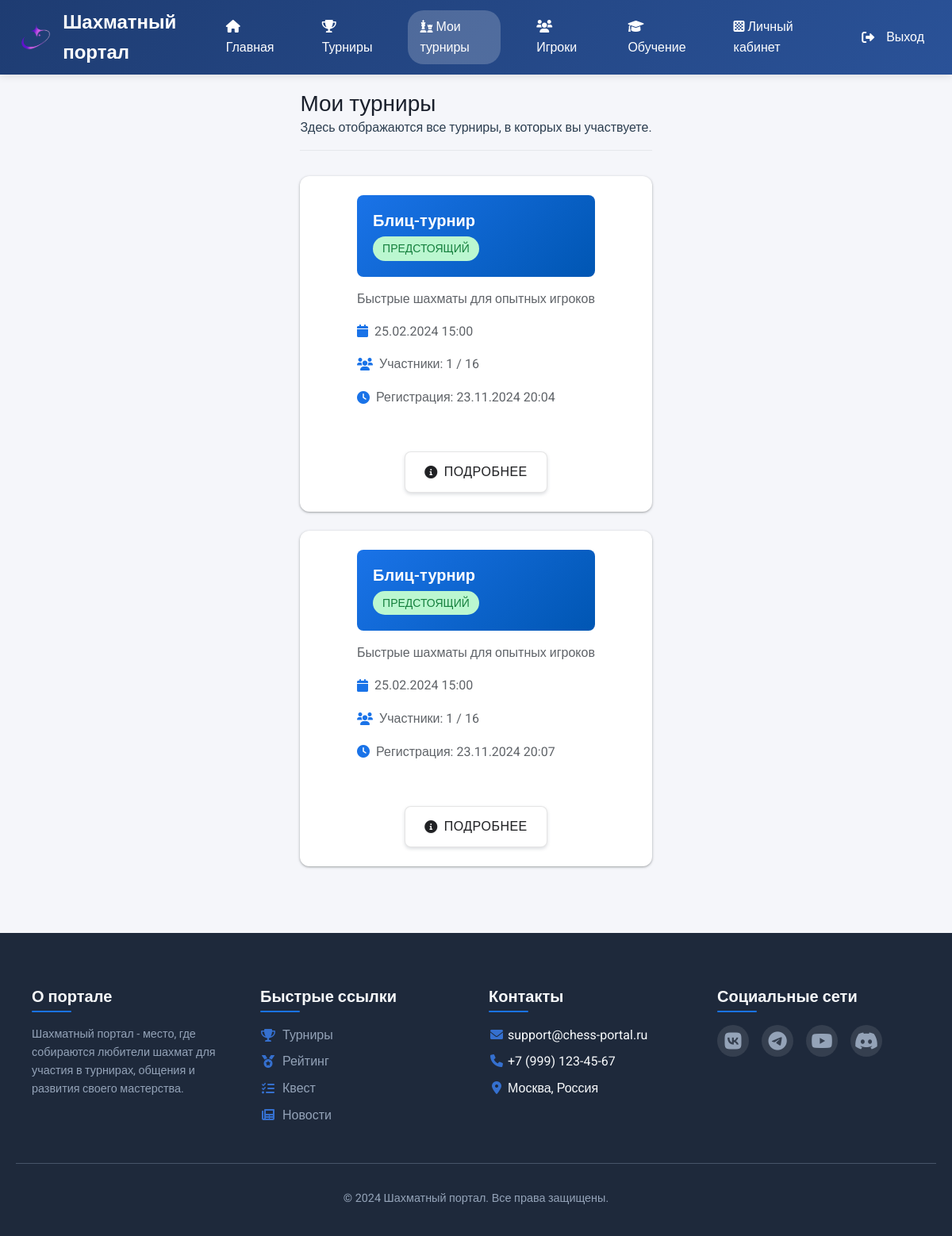
/chess/my_tournaments.php (signed in), run on the app's committed database.
### tables this page shows
CREATE TABLE `tournaments` (
  `id` int NOT NULL,
  `name` varchar(255) NOT NULL,
  `description` text,
  `start_date` datetime NOT NULL,
  `end_date` datetime NOT NULL,
  `status` enum('upcoming','active','completed') DEFAULT 'upcoming',
  `max_participants` int DEFAULT NULL,
  `type` enum('round_robin','elimination','swiss') NOT NULL DEFAULT 'round_robin',
  `time_control` int NOT NULL DEFAULT '10',
  `current_participants` int DEFAULT '0',
  `created_at` timestamp NULL DEFAULT CURRENT_TIMESTAMP
);

### chess/includes/functions.php (called while the page is built, shortened)
<?php
function formatDateTime($date) {
    return date('d.m.Y H:i', strtotime($date));
}
function getTournamentStatus($status) {
    $statuses = [
        'upcoming' => 'Предстоящий',
        'ongoing' => 'В процессе',
        'completed' => 'Завершен'
    ];
    return $statuses[$status] ?? 'Неизвестно';
}

### chess/my_tournaments.php (the view, shortened to what this page needs)
<?php
require_once __DIR__ . '/config/database.php';
require_once __DIR__ . '/includes/functions.php';
$current_page = 'my_tournaments';
try {
    $query = "SELECT t.*,
              COUNT(DISTINCT p.user_id) as participants_count,
              1 as is_participant,
              tp.registration_date
              FROM tournaments t
              JOIN tournament_participants tp ON t.id = tp.tournament_id
              LEFT JOIN tournament_participants p ON t.id = p.tournament_id
              WHERE tp.user_id = :user_id
              GROUP BY t.id
              ORDER BY t.start_date DESC";
    $stmt = $pdo->prepare($query);
    $stmt->execute(['user_id' => $_SESSION['user_id']]);
    $tournaments = $stmt->fetchAll(PDO::FETCH_ASSOC);
} catch (Exception $e) {
    $error = $e->getMessage();
}
?>
<!DOCTYPE html>
<html lang="ru">
<head>
    <link rel="stylesheet" href="https://cdnjs.cloudflare.com/ajax/libs/font-awesome/6.0.0/css/all.min.css">
    <link rel="stylesheet" href="css/style.css">
    <link rel="stylesheet" href="css/tournaments.css">
</head>
<body>
    <nav class="main-nav">
        <div class="nav-container">
            <a href="index.php" class="logo">
                <img src="images/logo.png" alt="Шахматный портал">
                <span>Шахматный портал</span>
            </a>
            <div class="nav-menu">
                <a href="index.php" <?php echo $current_page === 'home' ? 'class="active"' : ''; ?>>
                    <i class="fas fa-home"></i> Главная
                </a>
                <a href="tournaments.php" <?php echo $current_page === 'tournaments' ? 'class="active"' : ''; ?>>
                    <i class="fas fa-trophy"></i> Турниры
                </a>
                <a href="my_tournaments.php" <?php echo $current_page === 'my_tournaments' ? 'class = "active"' : ''; ?>">
                     <i class="fas fa-chess"></i> Мои турниры
                </a>
                <a href="players.php" <?php echo $current_page === 'players' ? 'class="active"' : ''; ?>>
                    <i class="fas fa-users"></i> Игроки
                </a>
                <?php if (isset($_SESSION['user_id'])): ?>
                <a href="training.php" <?php echo $current_page === 'training' ? 'class="active"' : ''; ?>>
                    <i class="fas fa-graduation-cap"></i> Обучение
                </a>
                    <a href="dashboard.php" <?php echo $current_page === 'dashboard' ? 'class="active"' : ''; ?>>
                        <i class="fas fa-chess-board"></i> Личный кабинет
                    </a>
                    <a href="logout.php" class="nav-menu-right">
                        <i class="fas fa-sign-out-alt"></i> Выход
                    </a>
                <?php endif; ?>
            </div>
        </div>
    </nav>
    <main class="container">
        <div class="page-header">
            <h1>Мои турниры</h1>
            <p>Здесь отображаются все турниры, в которых вы участвуете.</p>
        </div>
        <?php if (isset($error)): ?>
            <div class="alert alert-danger">
                <i class="fas fa-exclamation-circle"></i>
                <?php echo htmlspecialchars($error); ?>
            </div>
        <?php else: ?>
            <div class="tournament-grid">
                <?php foreach ($tournaments as $tournament): ?>
                    <div class="tournament-card">
                        <div class="tournament-info">
                            <div class="tournament-header">
                                <h3 class="tournament-name"><?php echo htmlspecialchars($tournament['name']); ?></h3>
                                <div class="tournament-status <?php echo htmlspecialchars($tournament['status']); ?>">
                                    <?php echo getTournamentStatus($tournament['status']); ?>
                                </div>
                            </div>
                            <p class="tournament-description"><?php echo htmlspecialchars($tournament['description']); ?></p>
                            <div class="tournament-meta">
                                <div class="meta-item">
                                    <i class="fas fa-calendar"></i>
                                    <span><?php echo formatDateTime($tournament['start_date']); ?></span>
                                </div>
                                <div class="meta-item">
                                    <i class="fas fa-users"></i>
                                    <span>Участники: <?php echo (int)$tournament['participants_count']; ?> / <?php echo (int)$tournament['max_participants']; ?></span>
                                </div>
                                <div class="meta-item">
                                    <i class="fas fa-clock"></i>
                                    <span>Регистрация: <?php echo formatDateTime($tournament['registration_date']); ?></span>
                                </div>
                            </div>
                        </div>
                        <div class="tournament-actions">
                            <a href="tournament_details.php?id=<?php echo (int)$tournament['id']; ?>" class="btn btn-secondary">
                                <i class="fas fa-info-circle"></i> Подробнее
                            </a>
                        </div>
                    </div>
                <?php endforeach; ?>
            </div>
        <?php endif; ?>
    </main>
    <?php include __DIR__ . '/includes/footer.php'; ?>
</body>
</html>

### chess/css/tournaments.css (style rules this page uses)
body { background-color: #f5f6fa; color: #2c3e50; font-family: 'Roboto', sans-serif; }
.container { max-width: 1200px; margin: 0 auto; padding: 20px; }
.main-nav { background: linear-gradient(135deg, #1e3c72 0%, #2a5298 100%); padding: 15px 0; box-shadow: 0 2px 10px rgba(0, 0, 0, 0.1); position: sticky; top: 0; z-index: 1000; }
.nav-container { max-width: 1200px; margin: 0 auto; display: flex; justify-content: space-between; align-items: center; padding: 0 20px; }
.logo { color: white; font-size: 24px; font-weight: 700; text-decoration: none; display: flex; align-items: center; }
.logo img { height: 40px; margin-right: 10px; }
.nav-menu { display: flex; gap: 30px; align-items: center; }
.nav-menu a { color: white; text-decoration: none; font-weight: 500; padding: 8px 15px; border-radius: 20px; transition: all 0.3s ease; }
.nav-menu a.active { background: rgba(255, 255, 255, 0.2); }
.tournament-grid { display: grid; grid-template-columns: repeat(auto-fill, minmax(300px, 1fr)); gap: 1.5rem; margin-top: 2rem; }
.tournament-card { background: var(--background-white); border-radius: 12px; padding: 1.5rem; margin-bottom: 1.5rem; box-shadow: var(--shadow-sm); transition: transform 0.3s ease, box-shadow 0.3s ease; display: flex; flex-direction: column; height: 100%; animation: fadeIn 0.5s ease-out forwards; }
.tournament-info { flex: 1; margin-bottom: 1rem; }
.tournament-header { margin-bottom: 1rem; padding: 1.25rem; background: linear-gradient(135deg, var(--primary-color), #0056b3); color: white; position: relative; border-radius: 1vh; }
.tournament-name { font-size: 1.25rem; color: white; margin: 0 0 0.5rem 0; font-weight: 600; }
.tournament-description { color: var(--text-secondary); margin-bottom: 1rem; line-height: 1.5; }
.tournament-meta { display: grid; grid-template-columns: repeat(auto-fit, minmax(150px, 1fr)); gap: 1rem; margin-bottom: 1rem; }
.meta-item { display: flex; align-items: center; gap: 0.5rem; color: var(--text-secondary); }
.meta-item i { color: var(--primary-color); font-size: 1rem; }
.tournament-status { display: inline-block; padding: 0.25rem 0.75rem; border-radius: 20px; font-size: 0.875rem; font-weight: 500; text-transform: uppercase; }
.tournament-status.upcoming { background: var(--success-light); color: var(--success-dark); }
.tournament-actions { display: flex; gap: 1rem; margin-top: auto; flex-wrap: wrap; }
.tournament-actions .btn { min-width: 120px; text-align: center; padding: 0.75rem 1.5rem; border-radius: 8px; font-weight: 500; display: inline-flex; align-items: center; justify-content: center; gap: 0.5rem; transition: all 0.3s ease; }
.tournament-actions .btn i { font-size: 1rem; }
.btn { padding: 0.6rem 1.2rem; border-radius: 8px; font-weight: 500; text-decoration: none; display: inline-flex; align-items: center; gap: 0.5rem; transition: all 0.3s ease; border: none; cursor: pointer; }
.btn i { font-size: 1rem; }
.btn-secondary { background: var(--background-white); color: var(--text-primary); border: 1px solid rgba(0, 0, 0, 0.1); }

### data on the page
tournaments: name "Блиц-турнир", status "ПРЕДСТОЯЩИЙ", description "Быстрые шахматы для опытных игроков", start_date "25.02.2024 15:00", participants_count "1", max_participants "16", registration_date "23.11.2024 20:04"
tournaments: name "Блиц-турнир", status "ПРЕДСТОЯЩИЙ", description "Быстрые шахматы для опытных игроков", start_date "25.02.2024 15:00", participants_count "1", max_participants "16", registration_date "23.11.2024 20:07"
